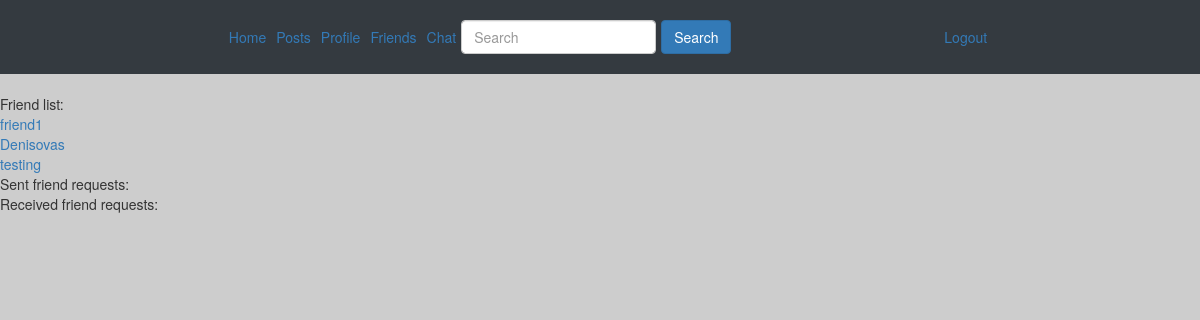
The page /profile/gallery/friends (signed in) on the database its author committed.
### profiles/models.py (models this page shows, shortened)
class UserProfile(models.Model):
    user = models.OneToOneField(User, on_delete=models.CASCADE)
    age = models.IntegerField(blank=True, null=True)
    gender = models.CharField(max_length=25, null=True, blank=True, default="")
    icon = models.ImageField(upload_to=upload_path, blank=True, null=True, default='photos/default.jpg')
    gallery = models.ImageField(upload_to=upload_path, blank=True, null=True)
    friends = models.ManyToManyField("UserProfile", blank=True)

### profiles/views.py (the view)
# urls.py: path("", friends_view, name='inbox'),
def friends_view(request, username):
    current_user = request.user
    searched_user = User.objects.get(username=username)
    sent_friend_requests = FriendRequest.objects.filter(from_user=searched_user)
    rec_friend_requests = FriendRequest.objects.filter(to_user=searched_user)
    friends = searched_user.userprofile.friends.all()
    context = {
        'searched_user': searched_user,
        'current_user': current_user,
        'friend_list': friends,
        'sent_friend_requests': sent_friend_requests,
        'rec_friend_requests': rec_friend_requests
    }
    return render(request, 'profile/friends.html', context)

### profiles/templates/profile/friends.html (shortened to what this page needs)
{% extends 'main/base.html' %}
{% block content %}
{% if searched_user.username == current_user.username %}
     <div>Friend list:</div>
     {% for friend in friend_list %}
          <div>
               <a href="{% url 'profiles:profile' friend.user.username %}">{{ friend.user.username }}</a>
          </div>
     {% endfor %}
     <div>Sent friend requests:</div>
     <div>Received friend requests:</div>
{% endif %}
{% endblock %}

### main/templates/main/base.html (style rules this page uses)
body { background-color: rgb(205,205,205) !important; }

### rows shown on the page
UserProfile: user.username "friend1"
UserProfile: user.username "Denisovas"
UserProfile: user.username "testing"
